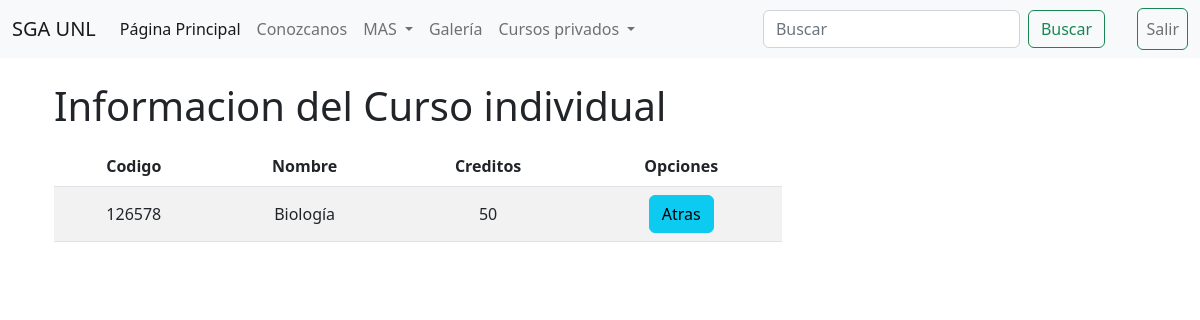
The page /tareas/verCurso/126578 on the database its author committed.
### APPAdministrarTareas/models.py (models this page shows, shortened)
class Curso(models.Model):
    codigo = models.CharField(primary_key=True, max_length=6)
    nombre = models.CharField(max_length=50)
    creditos = models.PositiveSmallIntegerField()

### APPAdministrarTareas/views.py (the view)
# urls.py: path('verCurso/<codigo>', views.verCurso),
def verCurso(request, codigo): #ver equipo
    curso = Curso.objects.get(codigo = codigo)
    return render(request,'verCurso.html',{"cursos":curso})

### APPAdministrarTareas/templates/verCurso.html (shortened to what this page needs)
{% extends "./base.html" %}
{% block body %}
<div class="container" style="align-content: center;">
    <div class="col-sm-12 col-md-6 col-lg-8 col-xl-8">
        <h1>Informacion del Curso individual</h1>
        <div class="table-responsive py-2">
            <table class="table table-striped">
                <thead>
                    <tr>
                        <th>Codigo</th>
                        <th>Nombre</th>
                        <th>Creditos</th>
                        <th colspan="2">Opciones</th>
                    </tr>
                </thead>
                <tbody>
                    <tr>
                        <td>{{cursos.codigo}}</td>
                        <td>{{cursos.nombre}}</td>
                        <td>{{cursos.creditos}}</td>
                        <td><a href="/tareas/listadoCursos/" class="btn btn-info">Atras</a></td>
                    </tr>
                </tbody>
            </table>
        </div>
    </div>
</div>
{% endblock %}

### APPAdministrarTareas/static/css/gestionCursos.css (style rules this page uses)
th, td { text-align: center; vertical-align: middle; }

### rows shown on the page
Curso: codigo "126578", nombre "Biología", creditos "50"
